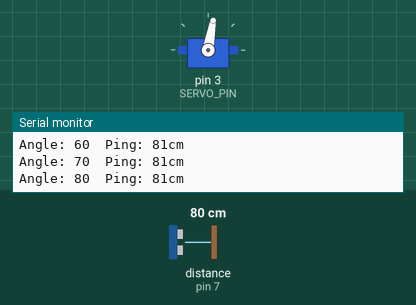
Recording of a sketch running on a simulated Arduino Uno, built with avr-gcc and run on an emulated ATmega328P. Parts: servo, the last lines printed to the serial monitor. Inputs (shaded band) come from the test bench; at power-on: distance to the obstacle (sensor on pin 7) 80 cm. The echo pulse lasts 58.3 µs per cm.

Above: at 2.1 s.
2.2 s: distance to the obstacle (sensor on pin 7) set to 250 cm
At 2.56 s:
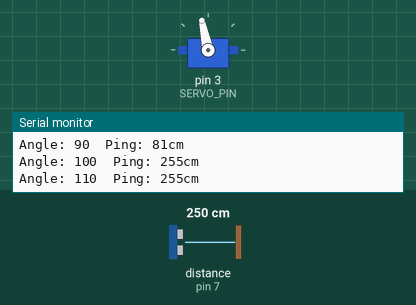
5.2 s: distance to the obstacle (sensor on pin 7) set to 299 cm
At 5.58 s:
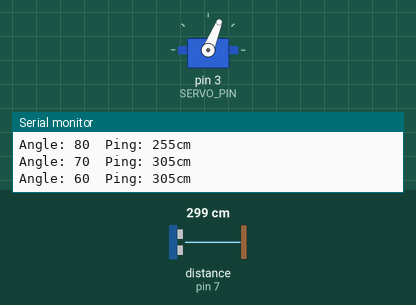
Timing chart, 0 to 14.2 s (numbered marks = the images above; inputs shaded):
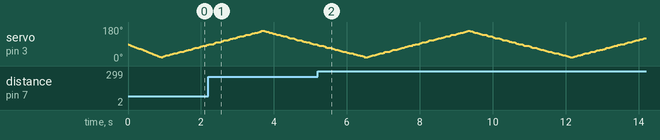

The sketch:

sensor.ino
```cpp
#include <NewPing.h>
#include <VarSpeedServo.h>

#define TRIG_PIN  7
#define ECHO_PIN  7
#define SERVO_PIN 3

#define SWEEPER_RANGE     1000
#define SWEEPER_MIN       20
#define SWEEPER_MAX       160
#define SWEEPER_INC       10
#define SWEEPER_SPEED     50
#define SWEEPER_INTERVAL  200

class Sweeper {
  VarSpeedServo servo;
  NewPing sonar;

  int position;
  int increment;
  unsigned long lastUpdateTime;

public:

  Sweeper() : sonar(TRIG_PIN, ECHO_PIN, SWEEPER_RANGE) {
  }

  void Attach() {
    position = SWEEPER_MIN;
    increment = SWEEPER_INC;
    lastUpdateTime = millis();
    servo.attach(SERVO_PIN);
    servo.write(position, 50, true);
  }

  void Update() {
    if((millis() - lastUpdateTime) > SWEEPER_INTERVAL) {
      lastUpdateTime = millis();
      position += increment;
      printDistance();
      servo.write(position, 50, false);
      if ((position >= SWEEPER_MAX) || (position <= SWEEPER_MIN)) {
        increment = -increment;
      }
    }
  }

  void Detach() {
    servo.detach();
  }

private:

  void printDistance() {
    Serial.print("Angle: ");
    Serial.print(position);
    Serial.print("\tPing: ");
    Serial.print(sonar.ping_cm());
    Serial.println("cm");
  }

};

Sweeper sweeper;

void setup() {
  Serial.begin(9600);
  sweeper.Attach();
}

void loop() {
  sweeper.Update();
}
```
